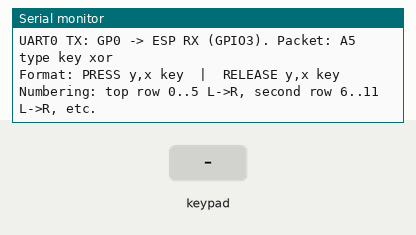
Recording of a sketch running on a simulated Arduino Leonardo, built with avr-gcc and run on an emulated ATmega32U4. Parts: the last lines printed to the serial monitor. Wiring (inferred from the names in the program): 5×6 keypad (labels assumed): rows pin 12, pin 2, pin 3, pin 4, pin 5; columns pin 6, pin 7, pin 8, pin 9, pin 10, pin 11. Inputs (shaded band) come from the test bench.

Above: at 1.8 s.
1.9 s: key '1' pressed
At 3.0 s:
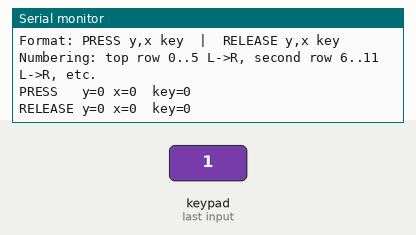
3.5 s: keypad keys 1 2 1 2 3 4 5 pressed 0.4 s apart
At 3.65 s:
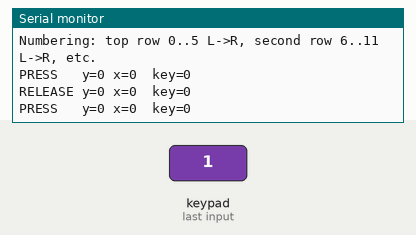
7.8 s: key '6' pressed
At 8.7 s:
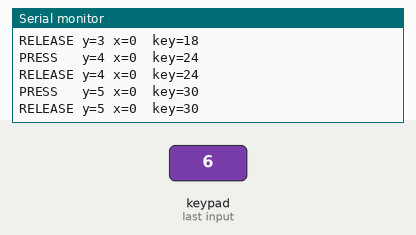
9.3 s: keypad keys 1 2 1 2 3 4 5 D pressed 0.4 s apart
At 13.1 s:
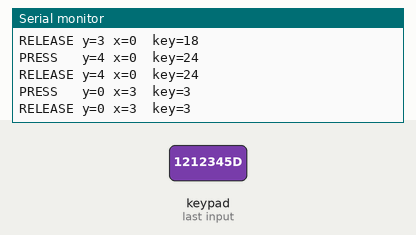
Timing chart, 0 to 14.6 s (numbered marks = the images above; inputs shaded):
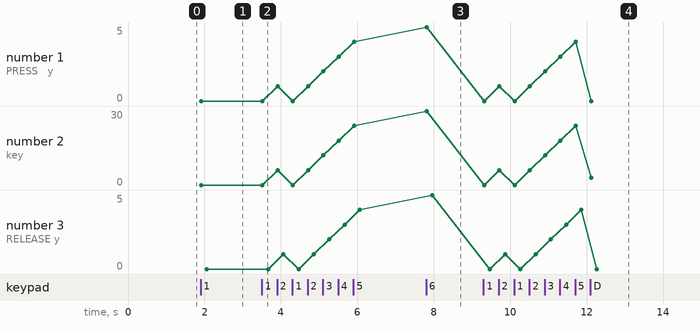

Measured:
- after the input at 1.9 s, the serial monitor: prints a new line at once (image 1)
- after the input at 7.8 s, the serial monitor: prints a new line at once (image 3)
- after the input at 9.3 s, the serial monitor: prints a new line at once (image 4)
- plotted number 1: 0 → 4 after the input at 3.5 s, 4 → 5 after the input at 7.8 s
- plotted number 2: 0 → 24 after the input at 3.5 s, 24 → 30 after the input at 7.8 s, 30 → 3 after the input at 9.3 s
- plotted number 3: 0 → 4 after the input at 3.5 s, 4 → 5 after the input at 7.8 s

The sketch:

6x6_matrix_pico_v1_0.ino
```cpp
// RP2040 (Raspberry Pi Pico) 6x6 keyboard matrix scanner + UART0 TX to ESP8266
// Matrix Rows (inputs pullup): GP12, GP1..GP5   (GP0 freed for UART TX)
// Matrix Cols (outputs): GP6..GP11
// UART TX: GP0 -> ESP8266 RX (GPIO3 / RX pin)
// USB Serial (debug): unchanged

constexpr uint8_t ROWS = 6;
constexpr uint8_t COLS = 6;

// MOVE ONLY the row wire that was on GP0 to GP12:
const uint8_t rowPins[ROWS] = {12, 1, 2, 3, 4, 5};       // Row0=GP12, Row1..5=GP1..GP5
const uint8_t colPins[COLS] = {6, 7, 8, 9, 10, 11};      // GP6..GP11

constexpr uint32_t DEBOUNCE_MS = 15;

// UART0 TX on GP0 (Serial1 on Earle Philhower RP2040 core)
constexpr uint8_t UART_TX_PIN = 0;     // GP0
constexpr uint8_t UART_RX_PIN = 1;     // GP1 (unused, but set anyway)
constexpr uint32_t UART_BAUD  = 115200;

bool stableState[ROWS][COLS] = {};
bool lastRawState[ROWS][COLS] = {};
uint32_t lastChangeMs[ROWS][COLS] = {};

static inline uint8_t keyNumber(uint8_t r, uint8_t c) {
  // physical x (left->right) = scanned row r
  // physical y (top->bottom) = scanned col c
  uint8_t physCol = r;
  uint8_t physRow = c;
  return (physRow * COLS) + physCol; // 0..35
}

static inline void sendEvent(uint8_t type, uint8_t key) {
  // 4-byte packet: A5, type(1 press / 0 release), key(0..35), xor
  uint8_t b0 = 0xA5;
  uint8_t b1 = type;
  uint8_t b2 = key;
  uint8_t b3 = b0 ^ b1 ^ b2;

  Serial1.write(b0);
  Serial1.write(b1);
  Serial1.write(b2);
  Serial1.write(b3);
}

void setup() {
  Serial.begin(115200);
  delay(600);

  Serial.println("Pico 6x6 Matrix Scanner starting...");
  Serial.println("Rows: GP12, GP1..GP5 (inputs w/ pullups), Cols: GP6..GP11 (scanned low)");
  Serial.println("UART0 TX: GP0 -> ESP RX (GPIO3). Packet: A5 type key xor");
  Serial.println("Format: PRESS y,x key  |  RELEASE y,x key");
  Serial.println("Numbering: top row 0..5 L->R, second row 6..11 L->R, etc.");
  Serial.println();

  // Init UART AFTER USB serial is up
  Serial1.setTX(UART_TX_PIN);
  Serial1.setRX(UART_RX_PIN);
  Serial1.begin(UART_BAUD);

  for (uint8_t r = 0; r < ROWS; r++) {
    pinMode(rowPins[r], INPUT_PULLUP);
  }

  for (uint8_t c = 0; c < COLS; c++) {
    pinMode(colPins[c], OUTPUT);
    digitalWrite(colPins[c], HIGH);
  }

  // Baseline scan (no printing)
  scanMatrix(true);
}

void loop() {
  scanMatrix(false);
}

void scanMatrix(bool initOnly) {
  for (uint8_t c = 0; c < COLS; c++) {
    digitalWrite(colPins[c], LOW);
    delayMicroseconds(40);

    for (uint8_t r = 0; r < ROWS; r++) {
      bool pressedRaw = (digitalRead(rowPins[r]) == LOW);

      if (initOnly) {
        stableState[r][c] = pressedRaw;
        lastRawState[r][c] = pressedRaw;
        lastChangeMs[r][c] = millis();
        continue;
      }

      if (pressedRaw != lastRawState[r][c]) {
        lastRawState[r][c] = pressedRaw;
        lastChangeMs[r][c] = millis();
      }

      uint32_t now = millis();
      if ((now - lastChangeMs[r][c]) >= DEBOUNCE_MS) {
        if (stableState[r][c] != pressedRaw) {
          stableState[r][c] = pressedRaw;

          uint8_t physCol = r; // x
          uint8_t physRow = c; // y
          uint8_t k = keyNumber(r, c);
          uint8_t type = pressedRaw ? 1 : 0;

          if (pressedRaw) Serial.print("PRESS   ");
          else            Serial.print("RELEASE ");

          Serial.print("y=");
          Serial.print(physRow);
          Serial.print(" x=");
          Serial.print(physCol);
          Serial.print("  key=");
          Serial.println(k);

          // transmit to ESP
          sendEvent(type, k);
        }
      }
    }

    digitalWrite(colPins[c], HIGH);
  }
}
```
